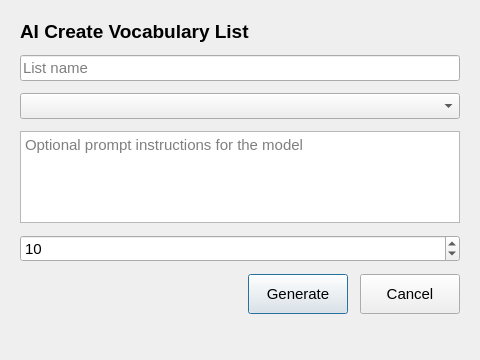
<?xml version="1.0" encoding="UTF-8"?>
<ui version="4.0">
 <class>AICreateWindow</class>
 <widget class="QDialog" name="AICreateWindow">
  <property name="geometry">
   <rect>
    <x>0</x>
    <y>0</y>
    <width>480</width>
    <height>360</height>
   </rect>
  </property>
  <layout class="QVBoxLayout" name="verticalLayout">
   <property name="leftMargin">
    <number>20</number>
   </property>
   <property name="topMargin">
    <number>20</number>
   </property>
   <property name="rightMargin">
    <number>20</number>
   </property>
   <property name="bottomMargin">
    <number>20</number>
   </property>
   <property name="spacing">
    <number>12</number>
   </property>
   <item>
    <widget class="QLabel" name="titleLabel">
     <property name="font">
      <font>
       <pointsize>14</pointsize>
       <weight>75</weight>
       <bold>true</bold>
      </font>
     </property>
     <property name="text">
      <string>AI Create Vocabulary List</string>
     </property>
    </widget>
   </item>
   <item>
    <widget class="QLineEdit" name="listNameEdit">
     <property name="font">
      <font>
       <pointsize>11</pointsize>
      </font>
     </property>
     <property name="placeholderText">
      <string>List name</string>
     </property>
    </widget>
   </item>
   <item>
    <widget class="QComboBox" name="modelCombo">
     <property name="font">
      <font>
       <pointsize>11</pointsize>
      </font>
     </property>
    </widget>
   </item>
   <item>
    <widget class="QTextEdit" name="promptEdit">
     <property name="font">
      <font>
       <pointsize>11</pointsize>
      </font>
     </property>
     <property name="placeholderText">
      <string>Optional prompt instructions for the model</string>
     </property>
    </widget>
   </item>
   <item>
    <widget class="QSpinBox" name="numWordsSpin">
     <property name="font">
      <font>
       <pointsize>11</pointsize>
      </font>
     </property>
     <property name="minimum">
      <number>1</number>
     </property>
     <property name="maximum">
      <number>200</number>
     </property>
     <property name="value">
      <number>10</number>
     </property>
    </widget>
   </item>
   <item>
    <spacer name="verticalSpacer">
     <property name="orientation">
      <enum>Qt::Orientation::Vertical</enum>
     </property>
     <property name="sizeHint" stdset="0">
      <size>
       <width>20</width>
       <height>40</height>
      </size>
     </property>
    </spacer>
   </item>
   <item>
    <layout class="QHBoxLayout" name="horizontalLayout">
     <item>
      <spacer name="horizontalSpacer">
       <property name="orientation">
        <enum>Qt::Orientation::Horizontal</enum>
       </property>
       <property name="sizeHint" stdset="0">
        <size>
         <width>40</width>
         <height>20</height>
        </size>
       </property>
      </spacer>
     </item>
     <item>
      <widget class="QPushButton" name="generateButton">
       <property name="minimumSize">
        <size>
         <width>100</width>
         <height>40</height>
        </size>
       </property>
       <property name="font">
        <font>
         <pointsize>11</pointsize>
        </font>
       </property>
       <property name="text">
        <string>Generate</string>
       </property>
      </widget>
     </item>
     <item>
      <widget class="QPushButton" name="pushButton">
       <property name="minimumSize">
        <size>
         <width>100</width>
         <height>40</height>
        </size>
       </property>
       <property name="font">
        <font>
         <pointsize>11</pointsize>
        </font>
       </property>
       <property name="text">
        <string>Cancel</string>
       </property>
      </widget>
     </item>
    </layout>
   </item>
   <item>
    <widget class="QLabel" name="statusLabel">
     <property name="text">
      <string/>
     </property>
    </widget>
   </item>
  </layout>
 </widget>
 <resources/>
 <connections/>
</ui>
